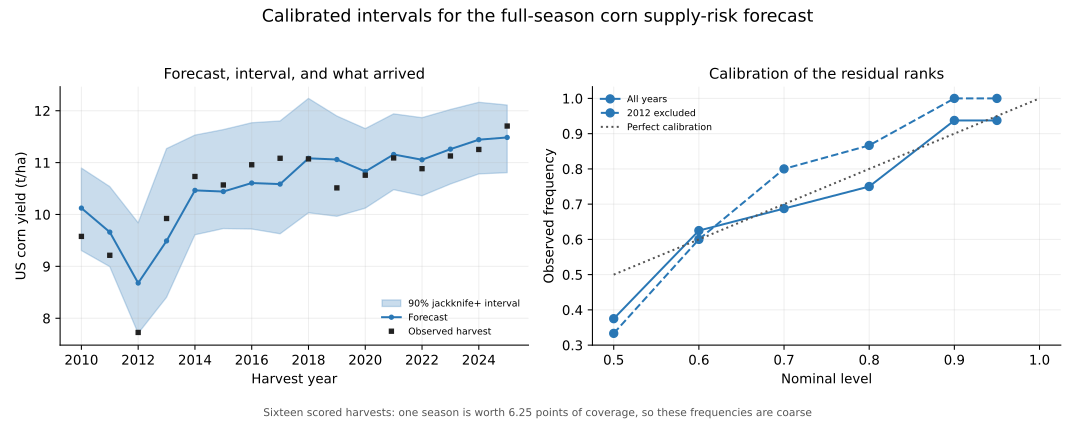

Write Python code to recreate this figure.
"""Calibrate predictive intervals around the fixed corn-yield forecasts.

Adds jackknife+ intervals to the published forward and fixed-date forecasts and
checks their observed coverage. No model, feature set, or alpha is refitted,
retuned, or reselected; the point forecast for each harvest is the one already in
the committed prediction CSVs, and a regression test asserts that.
"""

from __future__ import annotations

import argparse
import hashlib
import sys
from pathlib import Path

import matplotlib
import pandas as pd

matplotlib.use("Agg")
import matplotlib.pyplot as plt  # noqa: E402

ROOT = Path(__file__).resolve().parents[1]
if str(ROOT / "src") not in sys.path:
    sys.path.insert(0, str(ROOT / "src"))

from pipeline.config import load_geography, load_sources  # noqa: E402
from pipeline.storage import ProcessedStore, default_data_root  # noqa: E402
from pipeline.yield_intervals import (  # noqa: E402
    CALIBRATION_GRID, NOMINAL_LEVELS, calibration_curve, coverage,
    interval_predictions,
)
from pipeline.yield_nowcast import (  # noqa: E402
    ISSUE_MONTHS, NOWCAST_FEATURE_SETS, build_issue_table,
)
from pipeline.yield_validation import (  # noqa: E402
    FEATURE_SETS, INPUT_TABLES, MIN_TRAIN_YEARS, build_annual_table,
)

HEADLINE = "counties_drought"
SAMPLES = ("all_years", "exclude_2012")
METHOD_LABELS = {
    "jackknife_plus": "Jackknife+",
    "jackknife": "Jackknife (no leave-one-out spread)",
    "gaussian": "Gaussian residual baseline",
}
COLORS = {"jackknife_plus": "#2977b5", "jackknife": "#087f70",
          "gaussian": "#b13b42"}


def fingerprints(store: ProcessedStore) -> dict[str, str]:
    paths = {name: store.path(name) for name in INPUT_TABLES}
    paths.update({f"config/{name}.yaml": ROOT / "config" / f"{name}.yaml"
                  for name in ("sources", "geography")})
    result = {}
    for name, path in paths.items():
        digest = hashlib.sha256()
        with path.open("rb") as handle:
            for block in iter(lambda: handle.read(1024 * 1024), b""):
                digest.update(block)
        result[name] = digest.hexdigest()
    return result


def _save_svg(figure, path: Path) -> None:
    figure.savefig(path, metadata={"Date": None})
    path.write_text("\n".join(line.rstrip() for line
                              in path.read_text().splitlines()) + "\n")


def forward_intervals(table: pd.DataFrame, *, min_train_years: int,
                      levels) -> pd.DataFrame:
    frames = []
    for sample in SAMPLES:
        frame = table if sample == "all_years" else table.drop(index=2012,
                                                               errors="ignore")
        intervals = interval_predictions(frame, FEATURE_SETS,
                                         min_train_years=min_train_years,
                                         levels=levels)
        if intervals.empty:
            raise SystemExit(f"{sample}: insufficient seasons for an interval")
        intervals.insert(0, "sample", sample)
        frames.append(intervals)
    return pd.concat(frames, ignore_index=True)


def nowcast_intervals(issues: pd.DataFrame, *, min_train_years: int,
                      levels) -> pd.DataFrame:
    """Reuse the nowcast's own common-year cohort so the dates stay comparable."""
    features = sorted({column for names in NOWCAST_FEATURE_SETS.values()
                       for column in names})
    complete = issues.dropna(subset=[*features, "yield_t_per_ha"])
    eligible = complete.groupby("year")["issue_month"].agg(set)
    common = eligible.index[eligible.map(
        lambda months: months == set(ISSUE_MONTHS))].tolist()
    frames = []
    for sample in SAMPLES:
        years = [year for year in common
                 if sample == "all_years" or year != 2012]
        for month in ISSUE_MONTHS:
            frame = issues.loc[issues["year"].isin(years)
                               & (issues["issue_month"] == month)]
            intervals = interval_predictions(
                frame.set_index("year"), NOWCAST_FEATURE_SETS,
                min_train_years=min_train_years, levels=levels)
            if intervals.empty:
                raise SystemExit(f"{sample}/{month:02d}-01: too few seasons")
            intervals.insert(0, "issue_month", month)
            intervals.insert(0, "sample", sample)
            frames.append(intervals)
    return pd.concat(frames, ignore_index=True)


def plot_intervals(intervals: pd.DataFrame, curve: pd.DataFrame,
                   output_dir: Path) -> None:
    """A fan of 90% intervals against the harvests, and the calibration curve."""
    with plt.rc_context({"svg.fonttype": "none",
                         "svg.hashsalt": "corn-yield-intervals-v1"}):
        fig, axes = plt.subplots(1, 2, figsize=(11.2, 4.4))
        band = intervals.loc[(intervals["sample"] == "all_years")
                             & (intervals["feature_set"] == HEADLINE)
                             & (intervals["method"] == "jackknife_plus")
                             & (intervals["nominal_level"] == 0.90)
                             ].sort_values("year")
        years = band["year"].to_numpy()
        axes[0].fill_between(years, band["lower"], band["upper"], alpha=0.25,
                             color=COLORS["jackknife_plus"],
                             label="90% jackknife+ interval")
        axes[0].plot(years, band["predicted_yield"], marker="o", markersize=3,
                     color=COLORS["jackknife_plus"], label="Forecast")
        missed = band.loc[~band["covered"]]
        axes[0].plot(years, band["actual_yield"], marker="s", markersize=3,
                     linestyle="none", color="#222222", label="Observed harvest")
        if not missed.empty:
            axes[0].plot(missed["year"], missed["actual_yield"], marker="x",
                         markersize=10, linestyle="none", color="#b13b42",
                         label="Outside the interval")
        axes[0].set_ylabel("US corn yield (t/ha)")
        axes[0].set_xlabel("Harvest year")
        axes[0].set_title("Forecast, interval, and what arrived", fontsize=11)
        axes[0].legend(frameon=False, fontsize=7)

        for sample, style in (("all_years", "-"), ("exclude_2012", "--")):
            line = curve.loc[(curve["study"] == "forward")
                             & (curve["sample"] == sample)
                             & (curve["feature_set"] == HEADLINE)
                             ].sort_values("nominal_level")
            if line.empty:
                continue
            axes[1].plot(line["nominal_level"], line["observed"], marker="o",
                         linestyle=style, color=COLORS["jackknife_plus"],
                         label="2012 excluded" if sample == "exclude_2012"
                         else "All years")
        axes[1].plot([min(CALIBRATION_GRID), 1.0], [min(CALIBRATION_GRID), 1.0],
                     linestyle=":", color="#555555", label="Perfect calibration")
        axes[1].set_xlabel("Nominal level")
        axes[1].set_ylabel("Observed frequency")
        axes[1].set_title("Calibration of the residual ranks", fontsize=11)
        axes[1].legend(frameon=False, fontsize=7)
        for ax in axes:
            ax.grid(alpha=0.2)
            ax.spines[["top", "right"]].set_visible(False)
        fig.suptitle("Calibrated intervals for the full-season corn supply-risk "
                     "forecast", fontsize=13)
        fig.text(0.5, 0.015, "Sixteen scored harvests: one season is worth 6.25 "
                 "points of coverage, so these frequencies are coarse",
                 ha="center", fontsize=8, color="#555555")
        fig.tight_layout(rect=(0, 0.05, 1, 0.95))
        _save_svg(fig, output_dir / "corn_yield_intervals.svg")
        plt.close(fig)


def _coverage_table(frame: pd.DataFrame, *, issue: bool = False) -> list[str]:
    header = ("| Sample | Issue | Method | Nominal | Guaranteed | Covered | "
              "Observed | Mean width (t/ha) | Mean width (% of trend) | "
              "Uncovered |") if issue else (
        "| Sample | Method | Nominal | Guaranteed | Covered | Observed | "
        "Mean width (t/ha) | Mean width (% of trend) | Uncovered |")
    rule = ("|---|---|---|---:|---:|---:|---:|---:|---:|---|" if issue
            else "|---|---|---:|---:|---:|---:|---:|---:|---|")
    lines = [header, rule]
    for row in frame.itertuples(index=False):
        guaranteed = (f"{row.guaranteed_level:.0%}"
                      if pd.notna(row.guaranteed_level) else "—")
        cells = [row.sample]
        if issue:
            cells.append(f"{int(row.issue_month):02d}-01")
        cells += [
            METHOD_LABELS.get(row.method, row.method),
            f"{row.nominal_level:.0%}", guaranteed,
            f"{row.covered}/{row.harvests}", f"{row.observed_coverage:.1%}",
            f"{row.mean_width:.3f}", f"{row.mean_width_pp_of_trend:.1f}",
            row.uncovered_years or "none",
        ]
        lines.append("| " + " | ".join(cells) + " |")
    return lines


def _baseline_lines(forward_coverage: pd.DataFrame,
                    nowcast_coverage: pd.DataFrame) -> list[str]:
    """What the Gaussian assumption bought and cost, counted across every group."""
    keys = ["sample", "issue_month", "feature_set", "nominal_level"]
    combined = pd.concat([forward_coverage, nowcast_coverage], ignore_index=True)
    combined["issue_month"] = combined["issue_month"].fillna(0).astype(int)
    width = combined.pivot(index=keys, columns="method", values="mean_width")
    covered = combined.pivot(index=keys, columns="method", values="covered")
    if not {"gaussian", "jackknife_plus"}.issubset(width.columns):
        return []
    groups = len(width)
    narrower = int((width["gaussian"] < width["jackknife_plus"]).sum())
    ratio = float((width["gaussian"] / width["jackknife_plus"]).mean())
    fewer = int((covered["gaussian"] < covered["jackknife_plus"]).sum())
    more = int((covered["gaussian"] > covered["jackknife_plus"]).sum())
    return [
        f"The Gaussian baseline is narrower than jackknife+ in {narrower} of the "
        f"{groups} sample/date/feature-set/level groups — {ratio:.0%} of the "
        f"width on average — and covers fewer harvests in {fewer} of them, more "
        f"in {more}. Across all groups it covers "
        f"{int(covered['gaussian'].sum())} harvests against "
        f"{int(covered['jackknife'].sum())} for the plain jackknife and "
        f"{int(covered['jackknife_plus'].sum())} for jackknife+. Assuming "
        "symmetric normal residuals buys a visibly tighter interval and pays "
        "for it in coverage, which is the trade the project's event studies "
        "refuse when they decline parametric standard errors on fat-tailed "
        "data."]


def _nowcast_lines(nowcast_coverage: pd.DataFrame) -> list[str]:
    """Contrast the in-season intervals with the full-season ones."""
    plus = nowcast_coverage.loc[
        (nowcast_coverage["method"] == "jackknife_plus")
        & (nowcast_coverage["nominal_level"] == 0.90)]
    full = plus.loc[plus["sample"] == "all_years"]
    if full.empty:
        return []
    uncovered = [year for years in full["uncovered_years"] if years
                 for year in years.split(";")]
    persistent = sorted({year for year in uncovered
                         if uncovered.count(year) == len(full)})
    lines = [
        "The in-season intervals are the weaker result, and they fail in both "
        f"directions at once. At a nominal 90% the fixed-date forecasts cover "
        f"{full['covered'].min()} to {full['covered'].max()} of "
        f"{int(full['harvests'].iloc[0])} harvests while spanning "
        f"{full['mean_width_pp_of_trend'].min():.1f}–"
        f"{full['mean_width_pp_of_trend'].max():.1f}% of trend yield. They are "
        "therefore wider than the full-season intervals and still cover less "
        "often than their label claims, though they stay inside the weaker "
        "jackknife+ guarantee of 80%. The early information set is not merely "
        "less skilful, as the nowcast report already established; its own "
        "uncertainty is also understated."]
    if persistent:
        survivors = sorted(
            {year for years in plus.loc[plus["sample"] == "exclude_2012",
                                        "uncovered_years"] if years
             for year in years.split(";")}.intersection(persistent))
        lines.append(
            f"Every issue date and feature set leaves "
            f"{' and '.join(persistent)} outside the 90% interval."
            + (f" {' and '.join(survivors)} also survives the refitted run "
               "without 2012: a shortfall season the available point weather "
               "both mispredicted and failed to flag as uncertain. A single "
               "season at this sample size is weak evidence, but it is the case "
               "a user of an August estimate would most want warning about."
               if survivors else ""))
    return lines


def render_report(forward_coverage: pd.DataFrame, nowcast_coverage: pd.DataFrame,
                  curve: pd.DataFrame, intervals: pd.DataFrame, *,
                  hashes: dict[str, str], min_train_years: int) -> str:
    headline = forward_coverage.loc[
        (forward_coverage["feature_set"] == HEADLINE)
        & (forward_coverage["method"] == "jackknife_plus")]
    full = headline.loc[(headline["sample"] == "all_years")
                        & (headline["nominal_level"] == 0.90)].iloc[0]
    excluded = headline.loc[(headline["sample"] == "exclude_2012")
                            & (headline["nominal_level"] == 0.90)].iloc[0]
    band = intervals.loc[(intervals["study"] == "forward")
                         & (intervals["sample"] == "all_years")
                         & (intervals["feature_set"] == HEADLINE)
                         & (intervals["method"] == "jackknife_plus")
                         & (intervals["nominal_level"] == 0.90)]
    worst = band.loc[band["pit"].idxmax()]
    margin = min(worst.actual_yield - worst.lower, worst.upper - worst.actual_yield)
    lines = [
        "# Calibrated intervals for the corn yield forecasts", "",
        "## What is being added, and to what", "",
        "The forward and fixed-date evaluations publish a point forecast per "
        "harvest. A point forecast cannot serve as a supply-risk estimate, "
        "because it says nothing about how wrong it can be. This adds intervals "
        "around those same forecasts. No model, feature set, or alpha is "
        "refitted, retuned, or reselected: the point forecast reported for each "
        "harvest matches the committed prediction CSVs to floating-point "
        "tolerance, and a test asserts it.", "",
        "## Method", "",
        "Intervals are built with jackknife+ (Barber, Candès, Ramdas and "
        "Tibshirani, 2021). For each harvest the model trains on earlier "
        f"seasons only, with at least {min_train_years} of them. Inside that "
        "training window each year is withheld in turn, the yield trend and the "
        "regression are both refitted without it, and the resulting residual "
        "joins the calibration set. Nothing that forecasts a harvest has seen "
        "it, and no leave-one-out residual is measured against a trend the "
        "withheld season helped define.", "",
        "Split conformal was rejected for this sample. A strictly chronological "
        "calibration block supports a nominal level only once "
        "`ceil(level × (n+1)) ≤ n`, so 90% needs nine residuals and is "
        "unavailable until 2019 — leaving seven evaluable harvests, all in the "
        "calm recent era that the decomposition report shows carries the least "
        "information. Jackknife+ draws from each fold's training window instead, "
        "so every scored harvest gets a finite interval at both levels.", "",
        "**The guarantee is weaker than the label.** Jackknife+ guarantees "
        "coverage of at least `2 × level − 1`, so the 90% interval carries a "
        "worst-case guarantee of 80% and the 80% interval only 60%. Both "
        "columns appear below. That guarantee also assumes the training "
        "residuals are exchangeable with the test harvest, which an ordered "
        "yield series with an estimated trend does not satisfy. These intervals "
        "are therefore validated by their observed coverage, not by the theorem.", "",
        "Two comparisons are reported alongside: a plain jackknife, which takes "
        "the same residual quantile but ignores the spread of the leave-one-out "
        "forecasts, and a Gaussian interval at `point ± z × s`, which further "
        "assumes symmetric normal residuals.", "",
        "## Predeclared expectation", "",
        "Stated before the numbers below, and not revised after seeing them: "
        "intervals calibrated mostly on seasons near trend were expected to "
        "fail to cover 2012, the one harvest more than 20% below trend. Either "
        "outcome is reportable. A miss would mean the model is calibrated except "
        "in the seasons that matter most, which is what the severity strata in "
        "the decomposition report would predict. A cover would mean the interval "
        "is wide enough, and that width is then itself the finding. The method "
        "was not adjusted to make 2012 come out covered.", "",
        "## Coverage: full-season forecasts", "",
        f"Feature set `{HEADLINE}`. Sixteen scored harvests, or fifteen without "
        "2012, so one season is worth 6.25 percentage points of observed "
        "coverage; read these frequencies as coarse.", "",
        *_coverage_table(forward_coverage.loc[
            forward_coverage["feature_set"] == HEADLINE].sort_values(
                ["sample", "nominal_level", "method"])), "",
        "![Intervals and calibration](corn_yield_intervals.svg)", "",
        "## Coverage: fixed-date nowcasts", "",
        "Jackknife+ only, for the information set actually available at each "
        "issue date.", "",
        *_coverage_table(nowcast_coverage.loc[
            nowcast_coverage["method"] == "jackknife_plus"].sort_values(
                ["sample", "issue_month", "feature_set", "nominal_level"]),
            issue=True), "",
        "## Interpretation", "",
        f"The predeclared expectation was half right. At 90% the jackknife+ "
        f"interval covers {full.covered} of {full.harvests} harvests, 2012 "
        f"included — but {int(worst.year)} is the season with the largest "
        "realised error relative to its own calibration history (its residual "
        "rank is the maximum the fold can express), and the observed yield "
        f"clears the nearer bound by {margin:.3f} t/ha. Every narrower "
        "construction misses it: the plain jackknife and the Gaussian baseline "
        "both leave 2012 outside at 90%, and at 80% all three constructions do. "
        "The interval that contains 2012 is the widest one, which is the finding "
        "rather than a vindication.", "",
        f"The price of that coverage is width. A 90% interval spans "
        f"{full.mean_width_pp_of_trend:.1f}% of trend yield on average, roughly "
        f"±{full.mean_width_pp_of_trend / 2:.1f}%. That is the honest resolution "
        "of this supply-risk estimate, and it is wide enough that any downstream "
        "use has to be built around the spread rather than the central value.", "",
        f"Removing 2012 and refitting leaves {excluded.covered} of "
        f"{excluded.harvests} covered at 90% with a mean width of "
        f"{excluded.mean_width_pp_of_trend:.1f}% of trend, so the intervals are "
        "narrower but over-cover. Over-coverage is the expected direction: "
        "jackknife+ is conservative by construction, the inner models train on "
        "one season fewer than the model making the forecast, and at this sample "
        "size 100% and 90% are about one harvest apart.", "",
        *_baseline_lines(forward_coverage, nowcast_coverage), "",
        *_nowcast_lines(nowcast_coverage), "",
        "## Limits", "",
        "This is a retrospective construction on revised historical data, not a "
        "vintage-exact point-in-time result and not a fresh holdout. POWER, "
        "USDM, and the OWID/FAO yield labels may all have been revised since the "
        "dates being simulated. Coverage is measured on sixteen harvests that "
        "have already informed this project, so it describes calibration on this "
        "sample rather than guaranteeing it on the next one. Exchangeability, "
        "which the theorem needs, does not hold for an ordered yield series. No "
        "trading specification is touched and no sealed holdout is opened.", "",
        "## Reproduce", "",
        "```bash", "PYTHONPATH=src python analysis/corn_yield_intervals.py",
        "```", "",
        "Use `--data-root` for an archived data directory and `--output-dir` for "
        "a separate destination. Inspect the "
        "[per-harvest intervals](corn_yield_intervals_predictions.csv), "
        "[coverage summary](corn_yield_intervals_coverage.csv), and "
        "[calibration curve](corn_yield_intervals_calibration.csv). Input "
        "fingerprints:", "",
    ]
    lines.extend(f"- `{name}`: `{value}`" for name, value in hashes.items())
    return "\n".join(lines) + "\n"


def main() -> None:
    parser = argparse.ArgumentParser(description=__doc__)
    parser.add_argument("--data-root", type=Path, default=default_data_root())
    parser.add_argument("--output-dir", type=Path, default=ROOT / "analysis")
    parser.add_argument("--min-train-years", type=int, default=MIN_TRAIN_YEARS)
    args = parser.parse_args()
    store = ProcessedStore(args.data_root)
    geography = load_geography()

    forward = forward_intervals(build_annual_table(store, geography),
                                min_train_years=args.min_train_years,
                                levels=NOMINAL_LEVELS)
    lag = load_sources()["nasa_power"].publication_lag_days
    if lag is None:
        raise SystemExit("the nowcast intervals require an explicit POWER lag")
    issues = build_issue_table(
        store.read("nasa_power_point_daily"), store.read("usdm_county_drought"),
        store.read("nclimgrid_county_daily"), store.read("owid_yields_annual"),
        geography, power_lag_days=lag)
    nowcast = nowcast_intervals(issues, min_train_years=args.min_train_years,
                                levels=NOMINAL_LEVELS)

    forward.insert(0, "study", "forward")
    nowcast.insert(0, "study", "nowcast")
    forward["issue_month"] = pd.NA
    intervals = pd.concat([forward, nowcast], ignore_index=True)

    forward_coverage = coverage(forward, group_columns=("sample", "feature_set"))
    nowcast_coverage = coverage(
        nowcast, group_columns=("sample", "issue_month", "feature_set"))
    forward_coverage.insert(0, "study", "forward")
    nowcast_coverage.insert(0, "study", "nowcast")
    nowcast_coverage["issue_month"] = nowcast_coverage["issue_month"].astype(int)
    forward_coverage["issue_month"] = pd.NA
    coverages = pd.concat([forward_coverage, nowcast_coverage], ignore_index=True)

    curve = pd.concat([
        calibration_curve(forward, group_columns=("sample", "feature_set")
                          ).assign(study="forward", issue_month=pd.NA),
        calibration_curve(nowcast,
                          group_columns=("sample", "issue_month", "feature_set")
                          ).assign(study="nowcast"),
    ], ignore_index=True)

    args.output_dir.mkdir(parents=True, exist_ok=True)
    stem = args.output_dir / "corn_yield_intervals"
    intervals.to_csv(f"{stem}_predictions.csv", index=False, float_format="%.10g")
    coverages.to_csv(f"{stem}_coverage.csv", index=False, float_format="%.10g")
    curve.to_csv(f"{stem}_calibration.csv", index=False, float_format="%.10g")
    plot_intervals(intervals, curve, args.output_dir)
    Path(f"{stem}_report.md").write_text(render_report(
        forward_coverage, nowcast_coverage, curve, intervals,
        hashes=fingerprints(store), min_train_years=args.min_train_years))

    shown = coverages.loc[(coverages["feature_set"] == HEADLINE)
                          | (coverages["study"] == "nowcast")]
    print(shown.loc[shown["method"] == "jackknife_plus", [
        "study", "sample", "issue_month", "feature_set", "nominal_level",
        "covered", "harvests", "observed_coverage", "mean_width_pp_of_trend",
        "uncovered_years"]].to_string(
            index=False, float_format=lambda value: f"{value:.3f}"))
    print(f"Wrote {stem}_{{predictions,coverage,calibration}}.csv, "
          f"{stem}_report.md, {stem}.svg")


if __name__ == "__main__":
    main()
